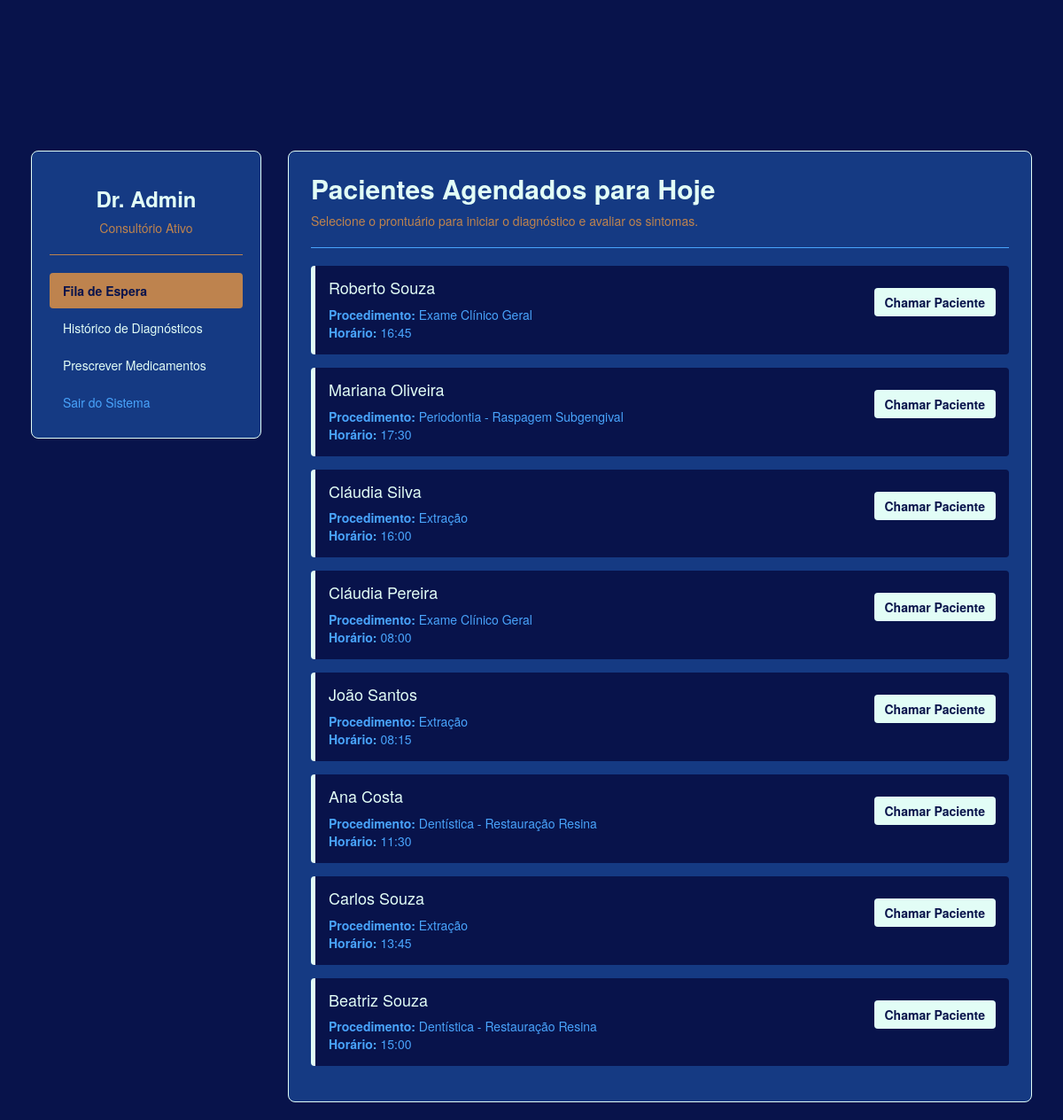
The page /medico on the database as committed earlier.
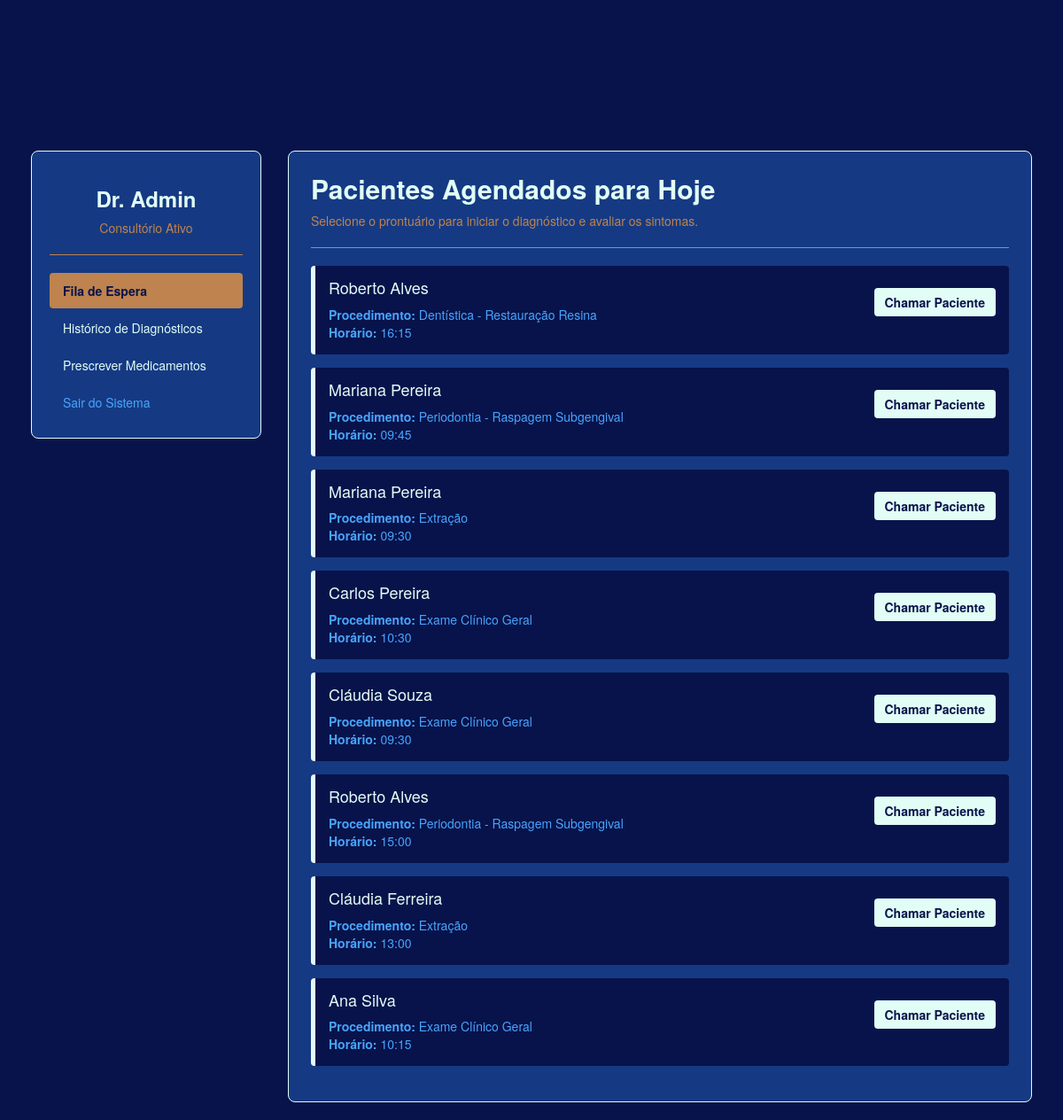
The same page on the database as committed later.
### tables this page shows
CREATE TABLE fila_medico (
            id INTEGER PRIMARY KEY AUTOINCREMENT,
            nome TEXT NOT NULL,
            procedimento TEXT NOT NULL,
            horario TEXT NOT NULL
        );

### app.py (the view)
@app.route('/medico')
def interface_medico():
    conn = conectar_banco()
    pacientes_espera = conn.execute('SELECT * FROM fila_medico').fetchall()
    conn.close()
    return render_template('interface_medico.html', pacientes=pacientes_espera)

### app.py (called while the page is built)
def conectar_banco():
    conn = sqlite3.connect(ARQUIVO_BANCO)
    conn.row_factory = sqlite3.Row
    return conn

### templates/interface_medico.html (shortened to what this page needs)
<!DOCTYPE html>
<html lang="pt-BR">
<head>
    <link rel="stylesheet" href="https://stackpath.bootstrapcdn.com/bootstrap/3.4.1/css/bootstrap.min.css">
    <link rel="stylesheet" href="{{ url_for('static', filename='css/style.css') }}">
</head>
<body>
    <div class="container dashboard-container">
        <div class="row">
            <div class="col-md-3">
                <div class="sidebar">
                    <h3 class="text-ouro text-center">Dr. Admin</h3>
                    <p class="text-center text-muted">Consultório Ativo</p>
                    <hr style="border-color: #be834e;">
                    <ul class="nav nav-pills nav-stacked">
                        <li class="active"><a href="#" style="background-color: #be834e; color: #08134b; font-weight: bold;">Fila de Espera</a></li>
                        <li><a href="#" style="color: #e2fdf6;">Histórico de Diagnósticos</a></li>
                        <li><a href="#" style="color: #e2fdf6;">Prescrever Medicamentos</a></li>
                        <li><a href="{{ url_for('login') }}" style="color: #49a4fc;">Sair do Sistema</a></li>
                    </ul>
                </div>
            </div>
            <div class="col-md-9">
                <div class="main-panel">
                    <h2 class="text-ouro" style="margin-top: 0;">Pacientes Agendados para Hoje</h2>
                    <p class="text-muted">Selecione o prontuário para iniciar o diagnóstico e avaliar os sintomas.</p>
                    <hr style="border-color: #49a4fc;">
                    <div class="lista-pacientes">
                        {% for paciente in pacientes %}
                        <div class="card-paciente">
                            <div class="row">
                                <div class="col-sm-8">
                                    <h4 style="color: #e2fdf6; margin-top: 0;">{{ paciente.nome }}</h4>
                                    <p style="color: #49a4fc; margin-bottom: 0;">
                                        <strong>Procedimento:</strong> {{ paciente.procedimento }}<br>
                                        <strong>Horário:</strong> {{ paciente.horario }}
                                    </p>
                                </div>
                                <div class="col-sm-4 text-right" style="padding-top: 10px;">
                                    <button class="btn btn-ouro">Chamar Paciente</button>
                                </div>
                            </div>
                        </div>
                        {% endfor %}
                    </div>
                </div>
            </div>
        </div>
    </div>
</body>
</html>

### static/css/style.css (style rules this page uses)
body { padding-top: 100px; background-color: #08134b; color: #e2fdf6; }
h2 { color: #e2fdf6; font-weight: bold; }
.text-muted { color: #be834e !important; }
.dashboard-container { margin-top: 50px; padding: 20px; }
.sidebar { background-color: #153a83; border-radius: 8px; padding: 20px; border: 1px solid #e2fdf6; margin-bottom: 20px; }
.main-panel { background-color: #153a83; border-radius: 8px; padding: 25px; border: 1px solid #e2fdf6; }
.card-paciente { background-color: #08134b; border-left: 5px solid #e2fdf6; margin-bottom: 15px; padding: 15px; border-radius: 4px; }
.text-ouro { color: #e2fdf6 !important; font-weight: bold; }
.btn-ouro { background-color: #e2fdf6; color: #08134b; font-weight: bold; border: none; }

Rows that differ between the two databases and show on the page:
removed fila_medico: nome "João Santos", procedimento "Extração", horario "08:15"
removed fila_medico: nome "Beatriz Souza", procedimento "Dentística - Restauração Resina", horario "15:00"
changed fila_medico: nome "Roberto Souza" → "Roberto Alves"; procedimento "Exame Clínico Geral" → "Dentística - Restauração Resina"; horario "16:45" → "16:15"
changed fila_medico (number 2 of 8 on the later page): nome "Mariana Oliveira" → "Mariana Pereira"; horario "17:30" → "09:45"
changed fila_medico (number 3 of 8 on the later page): nome "Cláudia Silva" → "Mariana Pereira"; horario "16:00" → "09:30"
changed fila_medico: nome "Cláudia Pereira" → "Carlos Pereira"; horario "08:00" → "10:30"
added fila_medico: nome "Cláudia Souza", procedimento "Exame Clínico Geral", horario "09:30"
changed fila_medico (number 6 of 8 on the later page): nome "Ana Costa" → "Roberto Alves"; procedimento "Dentística - Restauração Resina" → "Periodontia - Raspagem Subgengival"; horario "11:30" → "15:00"
changed fila_medico: nome "Carlos Souza" → "Cláudia Ferreira"; horario "13:45" → "13:00"
added fila_medico: nome "Ana Silva", procedimento "Exame Clínico Geral", horario "10:15"
